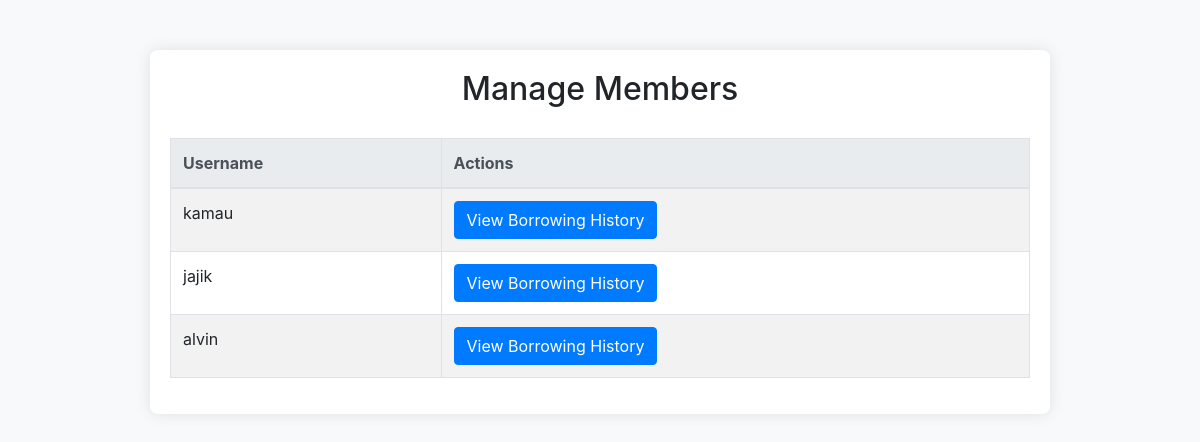
The page /manage_members on the database as committed earlier.
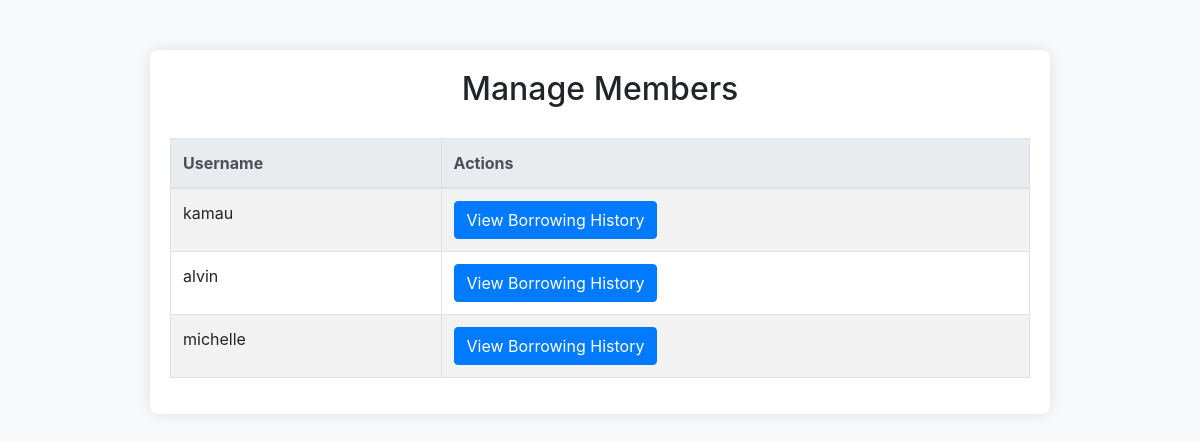
The same page on the database as committed later.
### models.py (models this page shows, shortened)
class Member(db.Model):
    id = db.Column(db.Integer, primary_key=True)
    username = db.Column(db.String(150), unique=True, nullable=False)
    password = db.Column(db.String(150), nullable=False)
    borrow_history = db.relationship('Loan', backref='member', lazy=True)

### app.py (the view)
@app.route('/manage_members')
def manage_members():
    members = Member.query.all()  # Retrieve all members
    return render_template('manage_members.html', members=members)

### templates/manage_members.html (shortened to what this page needs)
<!DOCTYPE html>
<html lang="en">
<head>
    <link href="https://stackpath.bootstrapcdn.com/bootstrap/4.5.2/css/bootstrap.min.css" rel="stylesheet">
</head>
<body>
<div class="container">
    <h2>Manage Members</h2>
    <table class="table table-striped table-bordered">
        <thead class="thead-light">
            <tr>
                <th>Username</th>
                <th>Actions</th>
            </tr>
        </thead>
        <tbody>
            {% for member in members %}
            <tr>
                <td>{{ member.username }}</td>
                <td><a href="{{ url_for('librarian_member_loans', member_id=member.id) }}" class="btn btn-primary">View Borrowing History</a></td>
            </tr>
            {% endfor %}
        </tbody>
    </table>
</div>
</body>
</html>

Rows that differ between the two databases and show on the page:
removed Member: username "jajik"
added Member: username "michelle"
